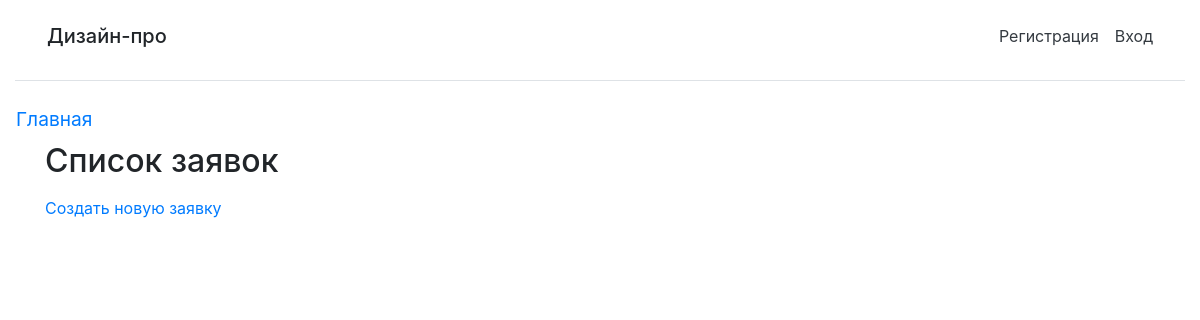
The app's page /requests/, older data.
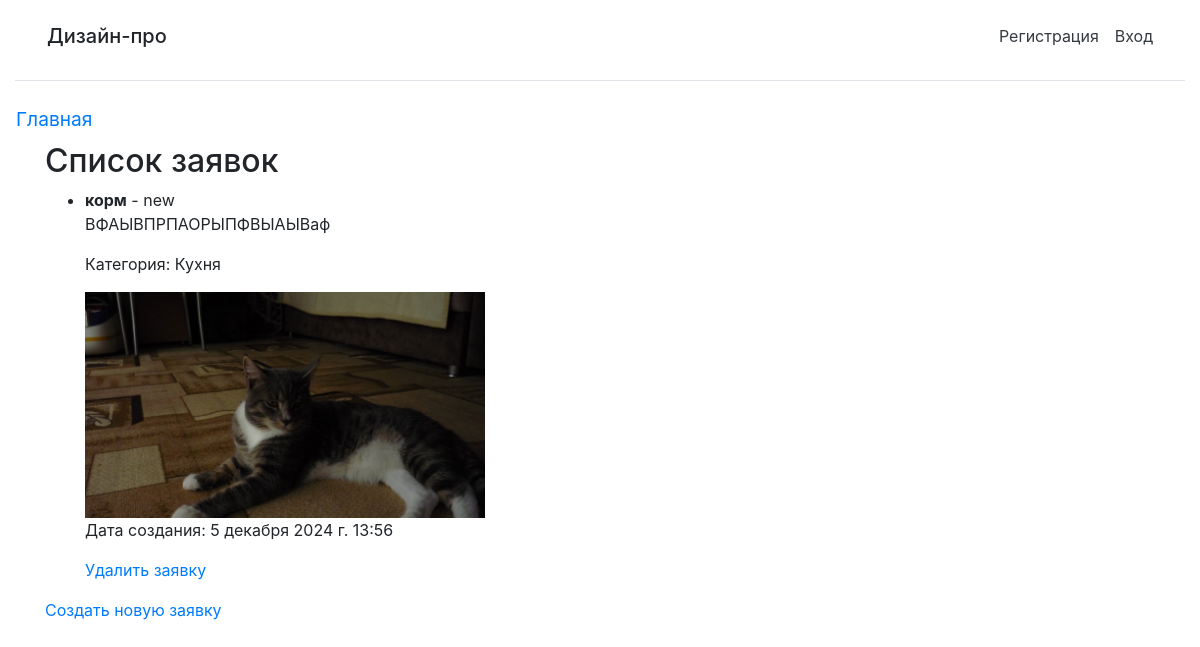
The same page, newer data.
### main/models.py (models this page shows, shortened)
class CreateRequest(models.Model):
    STATUS_CHOICES = (
        ('new', 'Новая'),
        ('in_progress', 'Принято в работу'),
        ('completed', 'Выполнено'),
    )
    user = models.ForeignKey(AdvUser, on_delete=models.CASCADE, verbose_name='Пользователь')
    title = models.CharField(max_length=200, verbose_name='Название')
    description = models.TextField(verbose_name='Описание')
    category = models.ForeignKey(Category, on_delete=models.CASCADE, verbose_name='Категория')
    photo = models.ImageField(upload_to='photos/%Y/%m/%d/', verbose_name='Фото помещения', blank=True, null=True)
    timestamp = models.DateTimeField(auto_now_add=True, verbose_name='Временная метка')
    status = models.CharField(max_length=20, choices=STATUS_CHOICES, default='new', verbose_name='Статус')

class Category(models.Model):
    name = models.CharField(max_length=100, verbose_name='Категория')
    def __str__(self):
        return self.name

### main/views.py (the view)
# urls.py: path('requests/', view_requests, name='view_requests'),
def view_requests(request):
    requests = CreateRequest.objects.all()
    return render(request, 'main/view_requests.html', {'requests': requests})

### main/templates/main/view_requests.html (shortened to what this page needs)
{% extends "layout/basic.html" %}
{% load bootstrap4 %}
{% block content %}
<h2>Список заявок</h2>
<ul class="request-list">
    {% for request in requests %}
        <li class="request-item">
            <strong>{{ request.title }}</strong> - {{ request.status }}
            <p>{{ request.description }}</p>
            <p>Категория: {{ request.category }}</p>
            {% if request.photo %}
                <img src="{{ request.photo.url }}" alt="{{ request.title }}" style="max-width: 400px; max-height: 400px">
            {% endif %}
            <p>Дата создания: {{ request.timestamp }}</p>
            <a href="{% url 'main:delete_request' request.id %}">Удалить заявку</a>
        </li>
    {% endfor %}
</ul>
<a href="{% url 'main:create_request' %}">Создать новую заявку</a>
{% endblock %}

### main/templates/layout/basic.html (shortened to what this page needs)
<!DOCTYPE html>
<html lang="en">
<head>
{% load static %}
{% load bootstrap4 %}
{% bootstrap_css %}
  <link rel="stylesheet" type="text/css" href="{% static 'main/style.css' %}">
</head>
<body>
<div class="container-fluid">
<div class="d-flex flex-column flex-md-row p-3 px-md-4 mb-3  bg-white border-bottom box-shadow">
   <h5 class="mr-md-auto p-2">Дизайн-про</h5>
   {% if user.is_authenticated %}
   <div class="nav-item dropdown">
       <a class="nav-link dropdown-toggle" href="#" data-toggle="dropdown" aria-haspopup="true"
          aria-expanded="false">Профиль</a>
       <div class="dropdown-menu">
           <a class="dropdown-item" href="{% url 'main:profile' %}">Мои объявления</a>
           <a class="dropdown-item" href="{% url 'main:profile_change' %}">Изменить личные данные</a>
           <a class="dropdown-item" href="{% url 'main:password_change' %}">Изменить пароль</a>
           <div class="dropdown-divider"></div>
           <form action="{% url 'main:logout' %}" method="post">{% csrf_token %}<button class="dropdown-item" type="submit">Выйти</button></form>
           <div class="dropdown-divider"></div>
           <a class="dropdown-item" href="{% url 'main:profile_delete' %}">Удалить</a>
       </div>
   </div>
   {% else %}
   <a class="p-2 text-dark" href="{% url 'main:register' %}">Регистрация</a>
   <a class="p-2 text-dark" href="{% url 'main:login' %}">Вход</a>
   {% endif %}
</div>
  <div class="row">
      <nav class="col-md-auto nav flex-column">
          <a class="nav-link root" href="{% url 'main:index'  %}" >Главная</a>
      </nav>
      <div class="container">
      {% block content %}
      {% endblock %}
      </div>
  </div>
</div>
</body>
</html>

### main/static/main/style.css (style rules this page uses)
.root { font-size: larger; }

Row changes from the older to the newer data that the page shows:
added CreateRequest: title "корм", status "new", description "ВФАЫВПРПАОРЫПФВЫАЫВаф", category "Кухня", photo (picture), timestamp "5 декабря 2024 г. 13:56"
